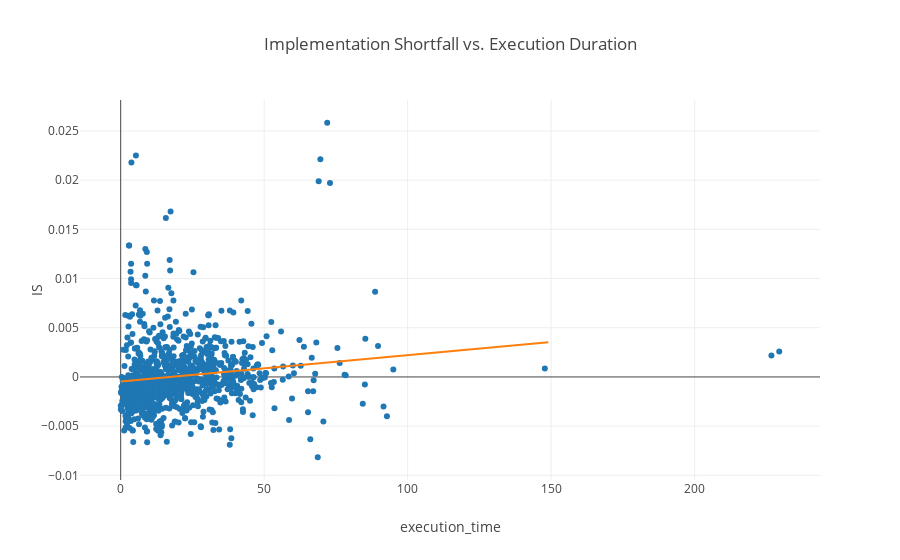

The cell this chart's notebook holds for it:
### Markdown cell above
Interestingly, excluding the execution_time outliers, there appears to be correlation that is consistent with what we would expect from the Almgren and Chriss model, i.e, as execution time decreases, expected value decreases. However, this must be for reasons other than those of the Almgren and Chriss model, because trade size has no direct impact on trade price in our model. With such a factor, the higher expected value in our model must be attributable to drift over our execution period.

However, the result of the linear regression below indicates there really is no relationship.

### Code cell
utils.make_shortfall_time_scatter(df_results, n_trend_obs=150)

### Figure 1 — Plotly figure (JSON) as saved in the notebook; plotly's stock layout.template omitted (floating-point values rounded to 4 significant figures; data arrays with more than 128 entries replaced by an {"elided": "..."} marker saying what was removed)
{"data": [{"hovertemplate": "execution_time=%{x}<br>IS=%{y}<extra></extra>", "legendgroup": "", "marker": {"color": "#1F77B4", "symbol": "circle"}, "mode": "markers", "name": "", "orientation": "v", "showlegend": false, "type": "scatter", "x": {"elided": "1000 float values"}, "xaxis": "x", "y": {"elided": "1000 float values"}, "yaxis": "y"}, {"type": "scatter", "x": {"elided": "150 int values"}, "y": {"elided": "150 float values"}}], "layout": {"legend": {"tracegroupgap": 0}, "showlegend": false, "title": {"text": "Implementation Shortfall vs. Execution Duration"}, "xaxis": {"anchor": "y", "domain": [0, 1], "title": {"text": "execution_time"}}, "yaxis": {"anchor": "x", "domain": [0, 1], "title": {"text": "IS"}}}}
